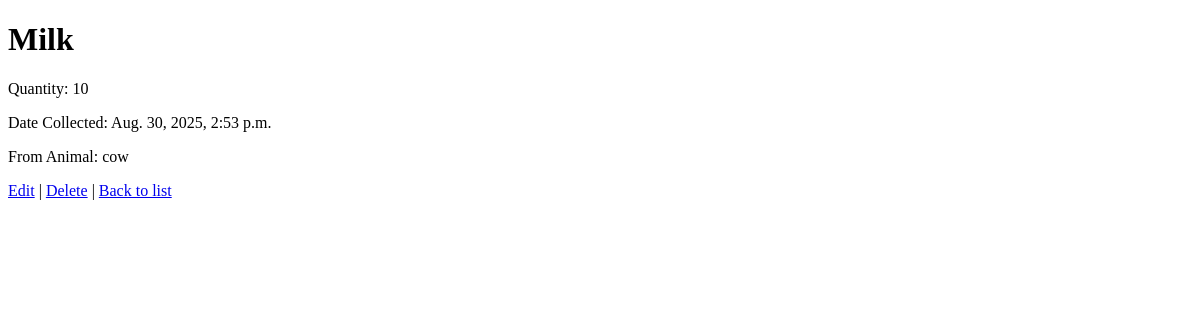
Before: /produce/1/ with the older database file.
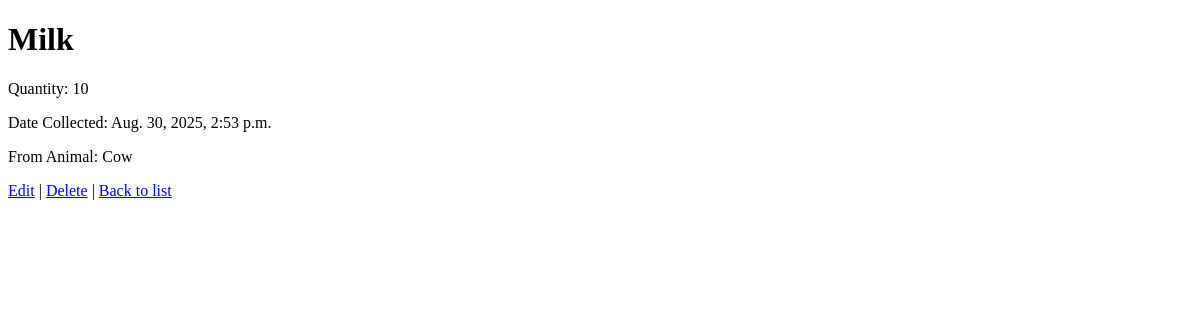
After: the same page with the newer database file.
### farm/models.py (models this page shows, shortened)
class Produce(models.Model):
    animal = models.ForeignKey(Animal, on_delete=models.CASCADE, related_name="produce")
    produce_type = models.CharField(max_length=100)
    quantity = models.PositiveIntegerField()
    date_collected = models.DateTimeField(auto_now_add=True)

class Animal(models.Model):
    name = models.CharField(max_length=100)
    breed = models.CharField(max_length=100)
    age = models.PositiveIntegerField()
    date_added = models.DateTimeField(auto_now_add=True)

### farm/views.py (the view)
# urls.py: path('produce/<int:pk>/', views.ProduceDetailView.as_view(), name='produce_detail'),
class ProduceDetailView(DetailView):
        model = Produce
        template_name = "farm/produce_detail.html"
        context_object_name = "produce"

### farm/templates/farm/produce_detail.html (shortened to what this page needs)
<!DOCTYPE html>
<html>
<head>
</head>
<body>
   <h1>{{ produce.produce_type }}</h1>
<p>Quantity: {{ produce.quantity }}</p>
<p>Date Collected: {{ produce.date_collected }}</p>
    {% if produce.animal %}
        <p>From Animal: {{ produce.animal.name }}</p>
    {% endif %}
    <a href="{% url 'produce_edit' produce.pk %}">Edit</a> |
    <a href="{% url 'produce_delete' produce.pk %}">Delete</a> |
    <a href="{% url 'produce_list' %}">Back to list</a>
</body>
</html>

Changed rows visible on the page:
changed through a linked row, Produce "Milk": animal.name "cow" → "Cow"
